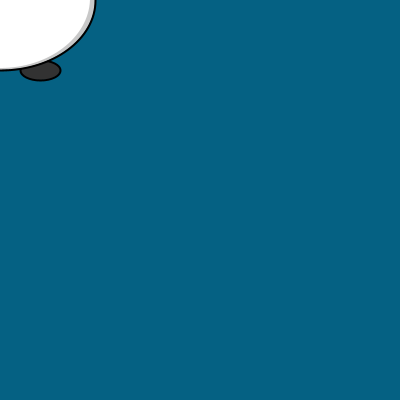
Frame 1 (no input)
Frame 60 (the mouse pressed at the canvas centre just before this capture): identical to frame 1, image omitted
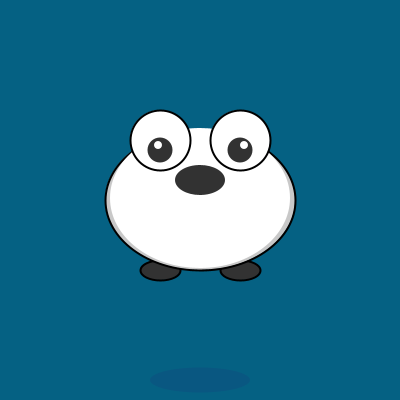
Frame 120 (the mouse held since frame 60 and released just before this capture)

The Processing sketch that drew these frames (run headless with seeded random() and noise(); from frame 60 on, the mouse is pressed at the canvas centre):

// Processing sketch: processing_67280
// ── processing_67280.pde

/* 
 a little alien made of a few shapes
 now with setup() and draw()
 
 introducting mouseX and mouseY
 
 figure out where the center of your character is
 subtract or add from mouseX and mouseY to make shapes move
 related to the mouse
 
 */

void setup() {
   //this runs once to set up the program
  size(400, 400);
  smooth();
}

void draw() {
  //this gets called over and over 
  background(5,97,131);
  ellipseMode(CENTER); //default but let's do it anyways
  strokeWeight(2);
  
   //shadow
  fill(9,87,129);
    float currY = mouseY;
    float shadowScale = currY/400;
  ellipse(mouseX, 380, (200*shadowScale), (50*shadowScale));
  

  
  //feet
  stroke(0);
  fill(50);
  //ellipse(160, 370, 40, 20);
  //ellipse(240, 370, 40, 20);
  ellipse(mouseX-40, mouseY+70, 40, 20);
  ellipse(mouseX+ 40, mouseY+70, 40, 20);
  
  //body
  fill(200);
  ellipse(mouseX, mouseY, 190, 140);
  noStroke();
  fill(255);
  ellipse(mouseX, mouseY-2, 180, 140);
  
  //eyes
  stroke(0);
  fill(255);
  ellipse(mouseX-40, mouseY-60, 60, 60);
  ellipse(mouseX+40, mouseY-60, 60, 60);
  
  //inner eyes
  noStroke();
  fill(50);
  ellipse(mouseX-40, mouseY-50, 25, 25);
  ellipse(mouseX+40, mouseY-50, 25, 25);
  
  noStroke();
  fill(255);
  ellipse(mouseX-42, mouseY-55, 8,8);
  ellipse(mouseX+44, mouseY-55, 8,8);
  
  //nose
  noStroke();
  fill(50);
  ellipse(mouseX, mouseY-20, 50, 30);
  


}
